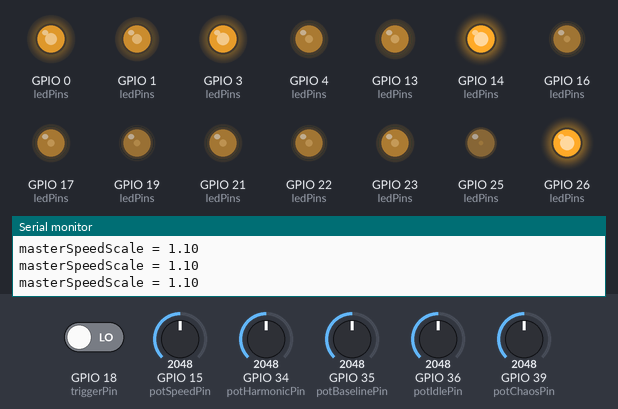
The sketch below on a simulated ESP32. Parts: output pins drawn as LEDs (lit = HIGH), the last lines printed to the serial monitor. The inputs (shaded band) are chosen by the test bench; at power-on: GPIO 15 (potSpeedPin) = 2048, GPIO 35 (potBaselinePin) = 2048, GPIO 36 (potIdlePin) = 2048, GPIO 18 (triggerPin) LOW, GPIO 34 (potHarmonicPin) = 2048, GPIO 39 (potChaosPin) = 2048. Random numbers use the default seed unless the sketch sets one.

Above: at 1.2 s.
1.3 s: GPIO 15 (potSpeedPin) set to 2866
At 1.67 s:
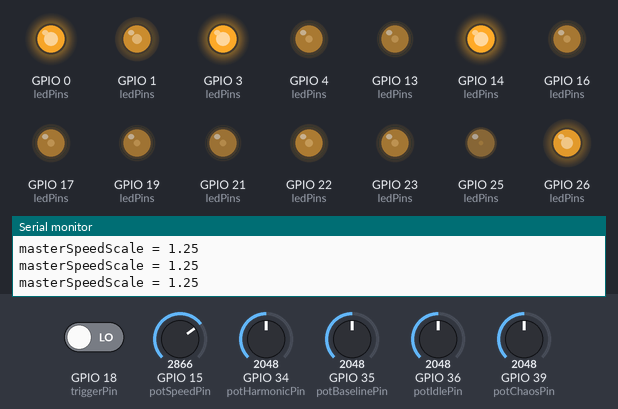
4.3 s: GPIO 35 (potBaselinePin) set to 2866
At 4.72 s:
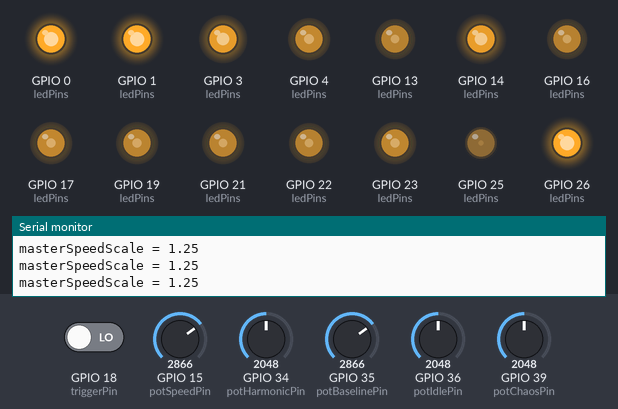
7.3 s: GPIO 36 (potIdlePin) set to 2866
At 7.46 s:
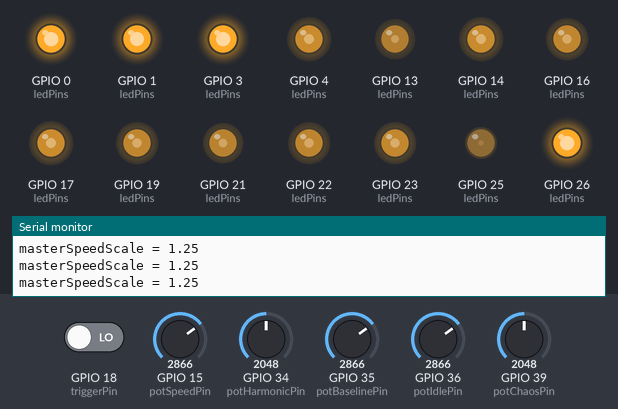
Timing chart, 0 to 8.4 s (numbered marks = the images above; inputs shaded):
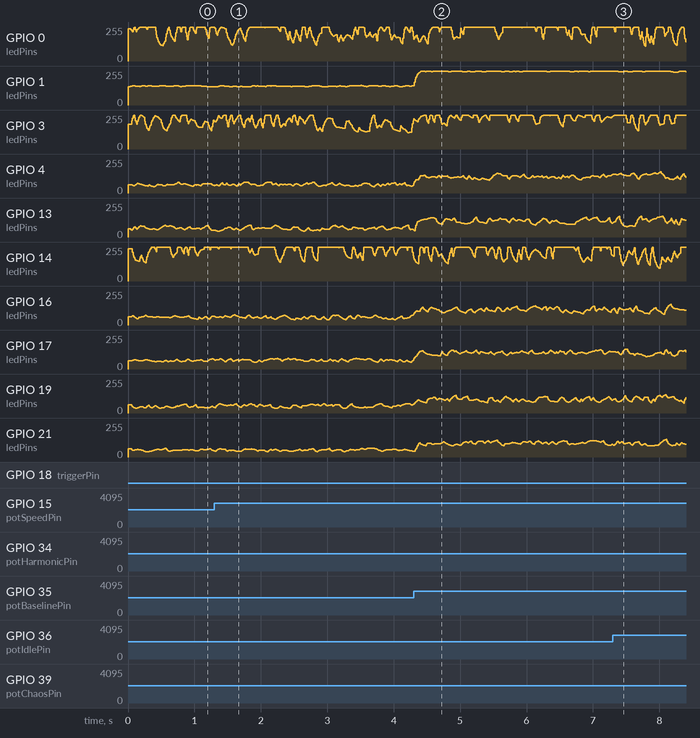

The sketch:

dynFlameSimV2.ino
```cpp
// ==============================================================================
// 17TH CENTURY GALLEON FLAME SYNTHESIZER
// ==============================================================================

// --- PIN DEFINITIONS ---
const int triggerPin = 18;          // Connect a button from this pin to GND to trigger the "wind wave"

// Potentiometer pins (Master Adjustments - Use 3.3V, GND, and the Pin)
const uint8_t potIdlePin = 36;      // Adjusts how intensely the flame flickers while resting
const uint8_t potChaosPin = 39;     // Adjusts how violently the flame reacts to a gust of wind
const uint8_t potHarmonicPin = 34;  // Adjusts how quickly the flame settles back to normal after a gust
const uint8_t potBaselinePin = 35;  // Adjusts the overall master brightness of the ship
const uint8_t potSpeedPin = 15;     // Adjusts the Global Tempo (Wind Agitation / Physics Speed)

// --- MULTI-LED SETUP ---
const int NUM_FLAMES = 14;
const int ledPins[NUM_FLAMES] = {3, 1, 25, 26, 0, 14, 13, 21, 22, 19, 23, 17, 16, 4};

// --- PWM SETTINGS ---
const int freq = 5000;              // 5kHz frequency prevents visible LED strobing/flicker
const int resolution = 12;          // 12-bit resolution provides 4096 levels of brightness (0-4095)

enum FlameState { IDLE, DROP, CHAOTIC, HARMONIC };
enum Location { STERN, CABIN, BINNACLE, BATTLE, KITCHEN };

// ==============================================================================
// THE FLAME CLASS
// Represents a single, independent physical flame on the ship.
// ==============================================================================
class Flame {
  public:
    int ledPin;
    FlameState currentState = IDLE;
    Location locationType;
    unsigned long stateStartTime = 0; // Tracks when the current state began

    // Variables to ensure smooth gliding during IDLE flickering
    float currentIdlePWM;
    float targetIdlePWM;
    unsigned long lastIdleChange = 0;

    // Internal base recipe values specific to this historical location
    int baseBaseline, baseIdleIntensity, baseChaosAmplitude;
    float baseHarmonicDamping;

    // "Personality" variables to make each LED unique, preventing synchronized blinking
    int brightnessOffset;
    float flickerSpeedMod;
    float chaosMod;

    // --- INITIALIZATION ---
    void init(int pin, Location loc) {
      ledPin = pin;
      locationType = loc;

      // Attach the pin to the ESP32 hardware PWM (ESP32 Core v3.x API)
      ledcAttach(ledPin, freq, resolution);

      // Generate unique physical traits for this specific lantern
      brightnessOffset = random(-200, 200);       // Slightly dimmer or brighter than its peers
      flickerSpeedMod = random(80, 120) / 100.0;  // 0.8x to 1.2x innate flicker speed
      chaosMod = random(80, 120) / 100.0;         // 0.8x to 1.2x innate chaotic reaction

      // Load the historical physics recipe based on the location
      switch (locationType) {
        case STERN:
          baseBaseline = 3500;         // Very bright to cut through fog
          baseIdleIntensity = 800;     // High flicker from exposed sea winds
          baseChaosAmplitude = 1500;   // Massive recovery swings
          baseHarmonicDamping = 0.010; // Low damping: a huge flame bounces around a lot
          break;
        case CABIN:
          baseBaseline = 3000;         // Bright, warm, elegant glow
          baseIdleIntensity = 100;     // Very steady, protected from drafts
          baseChaosAmplitude = 800;    // Moderate reaction to gusts
          baseHarmonicDamping = 0.040; // High damping: high quality wax settles very fast
          break;
        case BINNACLE:
          baseBaseline = 1000;         // Dim, just enough to read the compass
          baseIdleIntensity = 20;      // Barely flickers, heavily enclosed in brass
          baseChaosAmplitude = 200;    // Wind barely penetrates the housing
          baseHarmonicDamping = 0.050; // Max damping: tiny, stiff flame snaps right back
          break;
        case BATTLE:
          baseBaseline = 2000;         // Medium brightness below deck
          baseIdleIntensity = 400;     // Drafts whistling through open gun ports
          baseChaosAmplitude = 1000;   // Wild swings when cannons fire / wind gusts
          baseHarmonicDamping = 0.025; // Medium settling speed
          break;
        case KITCHEN:
          baseBaseline = 4000;         // Maximum brightness
          baseIdleIntensity = 1500;    // A roaring fire is never still
          baseChaosAmplitude = 2000;   // Chaotic and violent
          baseHarmonicDamping = 0.001; // Minimum damping: a wood fire never truly "settles"
          break;
      }

      // Start the flame at its normal brightness
      currentIdlePWM = baseBaseline;
      targetIdlePWM = baseBaseline;
    }

    // --- PHYSICS UPDATE LOOP ---
    void update(unsigned long currentTime, float bScale, float iScale, float cScale, float hScale, float sScale) {

      // Calculate this LED's exact parameters by combining:
      // 1. The Base Recipe  2. The Global Potentiometer Scales  3. The Unique Personality
      int myBasePWM = constrain((baseBaseline * bScale) + brightnessOffset, 50, 4095);
      int myIdleInt = baseIdleIntensity * iScale * chaosMod;
      int myChaosAmp = baseChaosAmplitude * cScale * chaosMod;
      float myHarmDamp = baseHarmonicDamping * hScale;

      unsigned long timeInState = currentTime - stateStartTime;
      int outputPWM = myBasePWM;

      // Adjust state durations based on the Global Speed pot (sScale)
      // Faster speed = shorter durations
      int dropDuration = 150 / sScale;
      int chaosDuration = 600 / sScale;
      int harmonicDuration = 2000 / sScale;

      // Execute the math for the current state of the flame
      switch (currentState) {

        case IDLE:
          // Is it time to pick a new target brightness? (Shorter intervals if sScale is high)
          if (currentTime - lastIdleChange > (random(20, 80) * flickerSpeedMod / sScale)) {
            targetIdlePWM = myBasePWM + random(-myIdleInt, myIdleInt);
            lastIdleChange = currentTime;
          }
          // Smoothly glide the current brightness toward the target brightness
          // The 0.2 multiplier defines the "gliding" speed. We scale it by sScale so it stays smooth at all tempos.
          currentIdlePWM += (targetIdlePWM - currentIdlePWM) * 0.2 * sScale;
          outputPWM = currentIdlePWM;
          break;

        case DROP:
          // Phase 1 of a gust: The flame is nearly blown out, recovering linearly back to baseline
          if (timeInState < dropDuration) {
            outputPWM = map(timeInState, 0, dropDuration, 100, myBasePWM);
          } else {
            currentState = CHAOTIC; // Move to next phase
            stateStartTime = currentTime;
          }
          break;

        case CHAOTIC:
          // Phase 2 of a gust: Violent sputtering
          if (timeInState < chaosDuration) {
            // Create an 'envelope' that goes from 1.0 down to 0.0 as time passes
            float envelope = 1.0 - ((float)timeInState / chaosDuration);
            int currentChaos = myChaosAmp * envelope;

            // Prevent random(0) which causes errors, ensuring a minimum of 1
            if (currentChaos < 1) currentChaos = 1;

            outputPWM = myBasePWM + random(-currentChaos, currentChaos);
          } else {
            currentState = HARMONIC; // Move to final phase
            stateStartTime = currentTime;
          }
          break;

        case HARMONIC:
          // Phase 3 of a gust: The flame "bounces" as it re-establishes thermal equilibrium
          if (timeInState < harmonicDuration) {
            float timeSec = timeInState / 1000.0;

            // Calculate ringing frequency. Speed pot increases how fast it vibrates.
            float frequency = 8.0 * flickerSpeedMod * sScale;
            float oscillation = sin(2 * PI * frequency * timeSec);

            // Calculate how fast the bouncing fades away
            float damping = exp(-myHarmDamp * timeInState * sScale);

            outputPWM = myBasePWM + (int)(myChaosAmp * 0.5 * damping * oscillation);

            // If the bouncing is basically undetectable (under 5%), cleanly exit back to IDLE
            if (damping < 0.05) {
              currentState = IDLE;
              currentIdlePWM = outputPWM;
            }
          } else {
            // Safety catch to force return to IDLE if time runs out
            currentState = IDLE;
          }
        break;
      }

      // Constrain to 12-bit bounds to prevent integer overflows causing weird flashes
      outputPWM = constrain(outputPWM, 0, 4095);

      // --- GAMMA CORRECTION ---
      // Human eyes perceive brightness logarithmically, not linearly.
      // Squaring the normalized value maps the math physically correctly to the eye.
      float normalized = outputPWM / 4095.0;
      ledcWrite(ledPin, (int)((normalized * normalized) * 4095));
    }

    // Externally triggers the wind gust effect
    void triggerDrop(unsigned long time) {
      if (currentState == IDLE) {
        currentState = DROP;
        stateStartTime = time;
        }
    }
};

// ==============================================================================
// MAIN PROGRAM EXECUTION
// ==============================================================================

Flame flames[NUM_FLAMES];

// --- WAVE SEQUENCER VARIABLES ---
bool waveActive = false;
unsigned long waveStartTime = 0;
int currentWaveIndex = 0;
int battleLanternsTriggered = 0;

void setup() {
  //Serial.begin(115200);
  //while(!Serial);

  pinMode(triggerPin, INPUT); // the trigger button

  // Seed the random generator by reading environmental noise on an unconnected pin
  randomSeed(analogRead(12));

  // Initialize your 14 LEDs and assign them to specific locations on your model
  flames[0].init(ledPins[0], STERN);     // 1 Stern Lantern
  flames[1].init(ledPins[1], CABIN);     // 1 Great Cabin
  flames[2].init(ledPins[2], BINNACLE);  // 1 Binnacle
  flames[3].init(ledPins[3], KITCHEN);   // 3 Galley Fire LEDs
  flames[4].init(ledPins[4], KITCHEN);
  flames[5].init(ledPins[5], KITCHEN);

  // 8 Battle Lanterns (These are the ones that react to the "Wind Wave")
  flames[6].init(ledPins[6], BATTLE);
  flames[7].init(ledPins[7], BATTLE);
  flames[8].init(ledPins[8], BATTLE);
  flames[9].init(ledPins[9], BATTLE);
  flames[10].init(ledPins[10], BATTLE);
  flames[11].init(ledPins[11], BATTLE);
  flames[12].init(ledPins[12], BATTLE);
  flames[13].init(ledPins[13], BATTLE);
}

void loop() {
  unsigned long currentTime = millis();

  // --- READ POTENTIOMETERS ---
  // The Speed pot has a tighter range (0.7x to 1.5x) so it feels like changing the "weather"
  // without breaking the physical realism of the simulation.
  float masterSpeedScale =    map(analogRead(potSpeedPin), 0, 4095, 70, 150) / 100.0;

  // The rest map to a 0.0 to 2.0 multiplier scale (0% to 200%)
  float masterBaselineScale = map(analogRead(potBaselinePin), 0, 4095, 0, 200) / 100.0;
  float masterIdleScale =     map(analogRead(potIdlePin),     0, 4095, 0, 200) / 100.0;
  float masterChaosScale =    map(analogRead(potChaosPin),    0, 4095, 0, 200) / 100.0;
  float masterHarmonicScale = map(analogRead(potHarmonicPin), 0, 4095, 0, 200) / 100.0;

  Serial.println("masterSpeedScale = " + String(masterSpeedScale));
  //Serial.println("masterBaselineScale = " + String(masterBaselineScale));
  //Serial.println("masterIdleScale = " + String(masterIdleScale));
  //Serial.println("masterChaosScale = " + String(masterChaosScale));
  //Serial.println("masterHarmonicScale = " + String(masterHarmonicScale));

  // --- TRIGGER THE WAVE ---
  // When button goes HIGH (pressed), start the wind draft
  if (digitalRead(triggerPin) == HIGH && !waveActive) {
    waveActive = true;
    waveStartTime = currentTime;
    currentWaveIndex = 0;
    battleLanternsTriggered = 0;
  }

  // --- PROCESS THE WAVE ---
  if (waveActive) {
    if (currentWaveIndex < NUM_FLAMES) {

      // Only the Battle Lanterns get hit by the wind wave
      if (flames[currentWaveIndex].locationType != BATTLE) {
        currentWaveIndex++;
      } else {

        // The higher the Speed Pot is, the faster the draft travels down the deck!
        int currentWaveDelay = 80 / masterSpeedScale;

        if (currentTime > waveStartTime + (battleLanternsTriggered * currentWaveDelay)) {
          flames[currentWaveIndex].triggerDrop(currentTime);
          currentWaveIndex++;
          battleLanternsTriggered++;
        }
      }
    } else {
      // Wave is over
      waveActive = false;
      }
  }

  // --- UPDATE ALL PHYSICS ---
  for (int i = 0; i < NUM_FLAMES; i++) {
    flames[i].update(currentTime, masterBaselineScale, masterIdleScale, masterChaosScale, masterHarmonicScale, masterSpeedScale);
  }

  // The loop delay pacing!
  // This ensures the math runs at ~100Hz (like your original photodiode data).
  // Without this, the ESP32 loops infinitely fast, which breaks the gliding math.
  delay(10);
}
```
